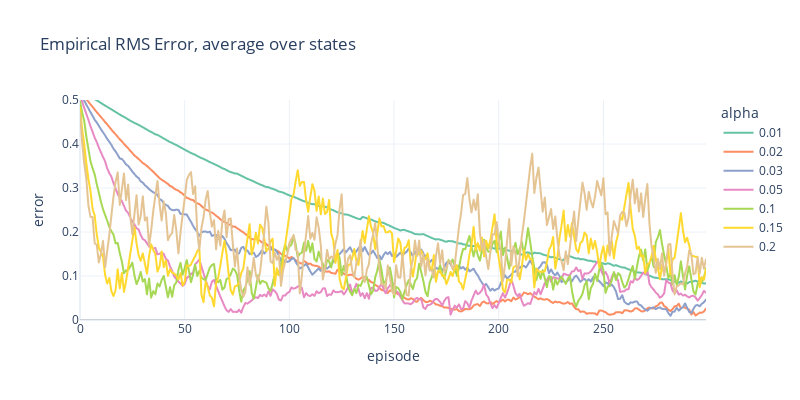

The cell this chart's notebook holds for it:
### Code cell
fig = px.line(
    plotDF,
    color="alpha",
    y="error",
    x="episode",
    height=400,
    width=800,
    template="plotly_white",
    labels={"model": "Model"},
    color_discrete_sequence=px.colors.qualitative.Set2,
    title="Empirical RMS Error, average over states"
)
fig.add_hline(y=0.0, line=dict(color="rgba(0,0,0,0.25)", width=1))
fig.update_yaxes(range=[0, 0.5])

fig.show()

### Figure 1 — Plotly figure (JSON) as saved in the notebook; plotly's stock layout.template omitted (floating-point values rounded to 4 significant figures; data arrays with more than 128 entries replaced by an {"elided": "..."} marker saying what was removed)
{"data": [{"hovertemplate": "alpha=0.01<br>episode=%{x}<br>error=%{y}<extra></extra>", "legendgroup": "0.01", "line": {"color": "rgb(102,194,165)", "dash": "solid"}, "mode": "lines", "name": "0.01", "showlegend": true, "type": "scattergl", "x": {"elided": "300 int values"}, "xaxis": "x", "y": {"elided": "300 float values"}, "yaxis": "y"}, {"hovertemplate": "alpha=0.02<br>episode=%{x}<br>error=%{y}<extra></extra>", "legendgroup": "0.02", "line": {"color": "rgb(252,141,98)", "dash": "solid"}, "mode": "lines", "name": "0.02", "showlegend": true, "type": "scattergl", "x": {"elided": "300 int values"}, "xaxis": "x", "y": {"elided": "300 float values"}, "yaxis": "y"}, {"hovertemplate": "alpha=0.03<br>episode=%{x}<br>error=%{y}<extra></extra>", "legendgroup": "0.03", "line": {"color": "rgb(141,160,203)", "dash": "solid"}, "mode": "lines", "name": "0.03", "showlegend": true, "type": "scattergl", "x": {"elided": "300 int values"}, "xaxis": "x", "y": {"elided": "300 float values"}, "yaxis": "y"}, {"hovertemplate": "alpha=0.05<br>episode=%{x}<br>error=%{y}<extra></extra>", "legendgroup": "0.05", "line": {"color": "rgb(231,138,195)", "dash": "solid"}, "mode": "lines", "name": "0.05", "showlegend": true, "type": "scattergl", "x": {"elided": "300 int values"}, "xaxis": "x", "y": {"elided": "300 float values"}, "yaxis": "y"}, {"hovertemplate": "alpha=0.1<br>episode=%{x}<br>error=%{y}<extra></extra>", "legendgroup": "0.1", "line": {"color": "rgb(166,216,84)", "dash": "solid"}, "mode": "lines", "name": "0.1", "showlegend": true, "type": "scattergl", "x": {"elided": "300 int values"}, "xaxis": "x", "y": {"elided": "300 float values"}, "yaxis": "y"}, {"hovertemplate": "alpha=0.15<br>episode=%{x}<br>error=%{y}<extra></extra>", "legendgroup": "0.15", "line": {"color": "rgb(255,217,47)", "dash": "solid"}, "mode": "lines", "name": "0.15", "showlegend": true, "type": "scattergl", "x": {"elided": "300 int values"}, "xaxis": "x", "y": {"elided": "300 float values"}, "yaxis": "y"}, {"hovertemplate": "alpha=0.2<br>episode=%{x}<br>error=%{y}<extra></extra>", "legendgroup": "0.2", "line": {"color": "rgb(229,196,148)", "dash": "solid"}, "mode": "lines", "name": "0.2", "showlegend": true, "type": "scattergl", "x": {"elided": "300 int values"}, "xaxis": "x", "y": {"elided": "300 float values"}, "yaxis": "y"}], "layout": {"height": 400, "legend": {"title": {"text": "alpha"}, "tracegroupgap": 0}, "shapes": [{"line": {"color": "rgba(0,0,0,0.25)", "width": 1}, "type": "line", "x0": 0, "x1": 1, "xref": "x domain", "y0": 0, "y1": 0, "yref": "y"}], "title": {"text": "Empirical RMS Error, average over states"}, "width": 800, "xaxis": {"anchor": "y", "domain": [0, 1], "title": {"text": "episode"}}, "yaxis": {"anchor": "x", "domain": [0, 1], "range": [0, 0.5], "title": {"text": "error"}}}}
